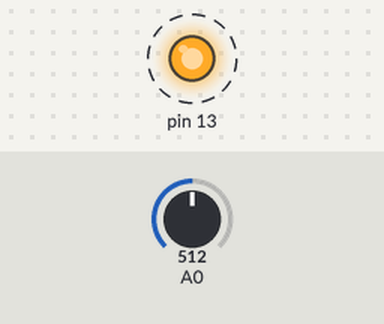
A sketch run on a simulated Arduino Uno, built with avr-gcc and run on an emulated ATmega328P. Parts: output pins drawn as LEDs (lit = HIGH). Dashed ring = blinking. Inputs (shaded band) come from the test bench; at power-on: A0 = 512. What the sketch prints to the serial monitor is not drawn.

Above: at 0.5 s.
Timing chart, 0 to 4.6 s (numbered marks = the images above):
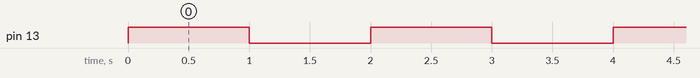

Measured:
- by itself, pin 13: alternates HIGH for 1.0 s and LOW for 1.0 s

The sketch:

sketch_ldrsensor_1.1.2.ino
```cpp
void setup(){
  Serial.begin(9600);
  pinMode(13,OUTPUT);
}
float ldr_read;
void loop() {
  ldr_read=analogRead(A0);
  Serial.println("LDR Sensor Reading");
  Serial.println(ldr_read);
  digitalWrite(13,HIGH);
  delay(1000);
  digitalWrite(13,LOW);
  delay(1000);
}
```
